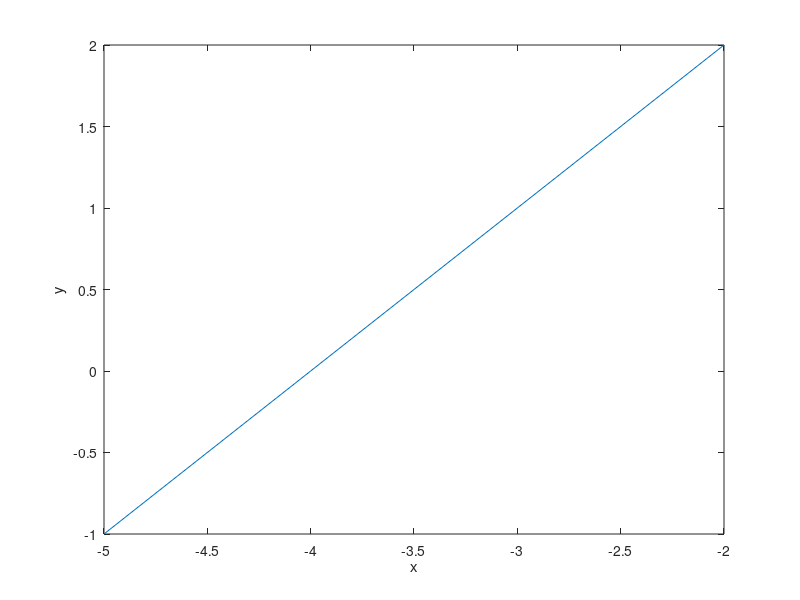

Write the MATLAB code that produced this figure.
% Octave Script
% Title			:Funcion constante
% Description		:Script para graficar una funcion de la forma f(x)=a   
% Author		:Yessenia Correa Arvizu (YessiArvizu)
% Date			:20210401
% Sesion		:1
% Usage			:octave> /path/f_constante
% Notes			:Requiere aplicacion octave usar en consola preferentemente
% y=((16-x.^2))./((4-x))
% si se graficá su comportamiento es lineal
% ^
% y |
% |   
% | ____________
% | 
% | _____________>x
%

% limpiar variables
 clear
% Ejemplo f (x) = a
% Rango de -5..-2 en i = 0.1
 x = [-5: 1 :-2]; 
% Valor de la función 
 y=((16-x.^2))./((4-x))
% Dibujar x, y
 plot(x , y);
% Titulo ("f (x)=((16-x.^2))./((4-x))
% Etiqueta para x
 xlabel ( "x");
% Etiqueta para y
ylabel ("y");